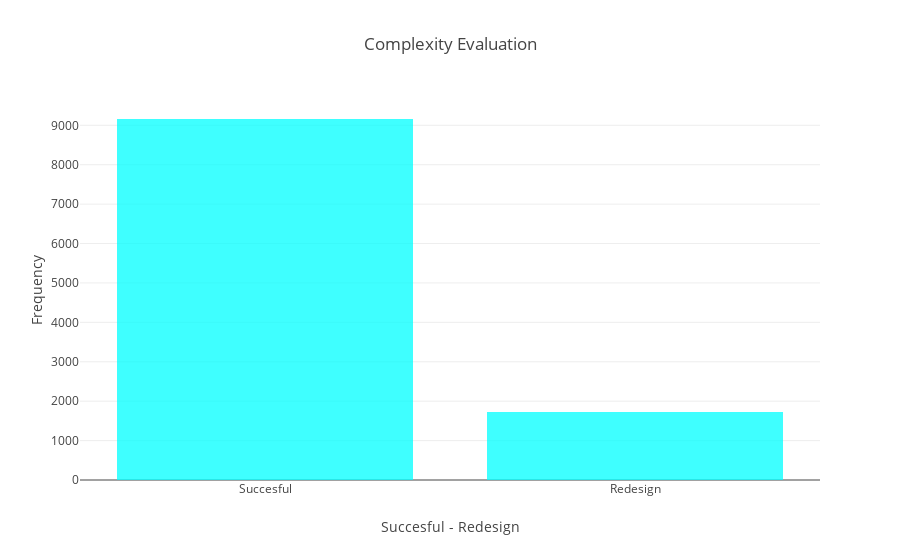

Notebook code for this chart:
### Code cell
# Histogram
trace = go.Histogram(
    x = data.complexityEvaluation,
    opacity = 0.75,
    name = 'Complexity Evaluation',
    marker = dict(color = 'cyan')
)
hist_data = [trace]
hist_layout = go.Layout(barmode='overlay',
                   title = 'Complexity Evaluation',
                   xaxis = dict(title = 'Succesful - Redesign'),
                   yaxis = dict(title = 'Frequency')
)
fig = go.Figure(data = hist_data, layout = hist_layout)
iplot(fig)

### Figure 1 — Plotly figure (JSON) as saved in the notebook; plotly's stock layout.template omitted (floating-point values rounded to 4 significant figures; data arrays with more than 128 entries replaced by an {"elided": "..."} marker saying what was removed)
{"data": [{"marker": {"color": "cyan"}, "name": "Complexity Evaluation", "opacity": 0.75, "type": "histogram", "uid": "5aaacb8e-c605-42e0-b7f5-56d5e2d09119", "x": {"elided": "10885 str values"}}], "layout": {"barmode": "overlay", "title": {"text": "Complexity Evaluation"}, "xaxis": {"title": {"text": "Succesful - Redesign"}}, "yaxis": {"title": {"text": "Frequency"}}}}
